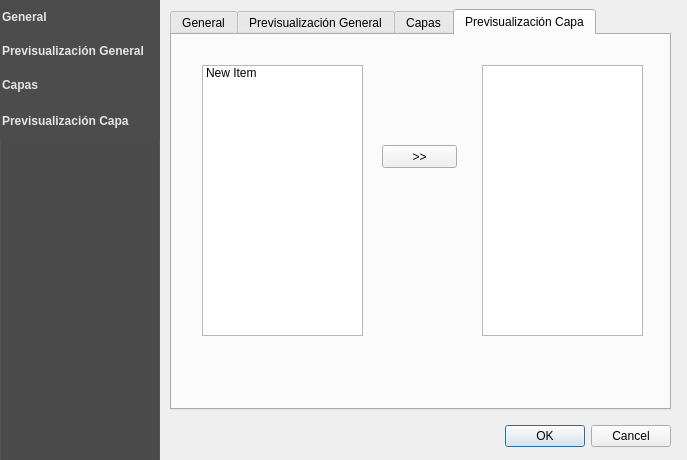
<?xml version="1.0" encoding="UTF-8"?>
<ui version="4.0">
 <class>QgsMapfileExportDialogBase</class>
 <widget class="QDialog" name="QgsMapfileExportDialogBase">
  <property name="geometry">
   <rect>
    <x>0</x>
    <y>0</y>
    <width>687</width>
    <height>460</height>
   </rect>
  </property>
  <property name="minimumSize">
   <size>
    <width>686</width>
    <height>460</height>
   </size>
  </property>
  <property name="maximumSize">
   <size>
    <width>687</width>
    <height>460</height>
   </size>
  </property>
  <property name="windowTitle">
   <string>Exportar capa de un archivo Mapfile</string>
  </property>
  <widget class="QTabWidget" name="tabWidget">
   <property name="geometry">
    <rect>
     <x>170</x>
     <y>9</y>
     <width>501</width>
     <height>401</height>
    </rect>
   </property>
   <property name="currentIndex">
    <number>3</number>
   </property>
   <widget class="QWidget" name="tab0">
    <attribute name="title">
     <string>General</string>
    </attribute>
    <widget class="QLabel" name="lblMapFilePath">
     <property name="geometry">
      <rect>
       <x>10</x>
       <y>10</y>
       <width>361</width>
       <height>20</height>
      </rect>
     </property>
     <property name="text">
      <string>Archivo mapfile con definición de una o varias capas (*.map, *.lay)</string>
     </property>
     <property name="buddy">
      <cstring>txtMapFilePath</cstring>
     </property>
    </widget>
    <widget class="QLineEdit" name="txtMapFilePath">
     <property name="geometry">
      <rect>
       <x>10</x>
       <y>30</y>
       <width>431</width>
       <height>20</height>
      </rect>
     </property>
     <property name="toolTip">
      <string>Nombre del archivo MAPFILE con definición de al menos un LAYER</string>
     </property>
     <property name="text">
      <string notr="true"/>
     </property>
    </widget>
    <widget class="QToolButton" name="btnChooseFile">
     <property name="geometry">
      <rect>
       <x>450</x>
       <y>30</y>
       <width>25</width>
       <height>19</height>
      </rect>
     </property>
     <property name="text">
      <string>...</string>
     </property>
    </widget>
    <widget class="QCheckBox" name="check_include">
     <property name="geometry">
      <rect>
       <x>10</x>
       <y>50</y>
       <width>201</width>
       <height>17</height>
      </rect>
     </property>
     <property name="text">
      <string>Archivo contiene directiva INCLUDE</string>
     </property>
     <property name="checked">
      <bool>true</bool>
     </property>
    </widget>
    <widget class="QGroupBox" name="groupShapePath">
     <property name="enabled">
      <bool>false</bool>
     </property>
     <property name="geometry">
      <rect>
       <x>10</x>
       <y>80</y>
       <width>471</width>
       <height>81</height>
      </rect>
     </property>
     <property name="title">
      <string>Carpeta que contiene archivos shapefiles, imágenes raster, etc (SHAPEPATH)</string>
     </property>
     <property name="flat">
      <bool>false</bool>
     </property>
     <widget class="QLabel" name="label_4">
      <property name="geometry">
       <rect>
        <x>20</x>
        <y>60</y>
        <width>351</width>
        <height>16</height>
       </rect>
      </property>
      <property name="font">
       <font>
        <italic>true</italic>
       </font>
      </property>
      <property name="text">
       <string>(Requerido si las capas tienen configurado DATA con rutas relativas)</string>
      </property>
     </widget>
     <widget class="QLabel" name="label_5">
      <property name="geometry">
       <rect>
        <x>10</x>
        <y>10</y>
        <width>381</width>
        <height>20</height>
       </rect>
      </property>
      <property name="text">
       <string/>
      </property>
      <property name="buddy">
       <cstring>txtMapfilePath</cstring>
      </property>
     </widget>
     <widget class="QToolButton" name="btnShapePath">
      <property name="geometry">
       <rect>
        <x>440</x>
        <y>30</y>
        <width>25</width>
        <height>19</height>
       </rect>
      </property>
      <property name="text">
       <string>...</string>
      </property>
     </widget>
     <widget class="QLineEdit" name="txtShapePath">
      <property name="geometry">
       <rect>
        <x>10</x>
        <y>30</y>
        <width>421</width>
        <height>20</height>
       </rect>
      </property>
      <property name="toolTip">
       <string>Nombre de la ruta a la carpeta que se alojan archivos shapefiles, etc. (SHAPEPATH)</string>
      </property>
      <property name="text">
       <string notr="true"/>
      </property>
     </widget>
    </widget>
    <widget class="QGroupBox" name="groupIconsetPath">
     <property name="enabled">
      <bool>false</bool>
     </property>
     <property name="geometry">
      <rect>
       <x>10</x>
       <y>310</y>
       <width>471</width>
       <height>61</height>
      </rect>
     </property>
     <property name="title">
      <string>Carpeta que contine iconos, svg, png, etc (ICONSET)</string>
     </property>
     <widget class="QLineEdit" name="txtIconsetPath">
      <property name="geometry">
       <rect>
        <x>10</x>
        <y>30</y>
        <width>421</width>
        <height>20</height>
       </rect>
      </property>
      <property name="toolTip">
       <string>Especificar el directorio donde se guardan los iconos (Opcional)</string>
      </property>
      <property name="text">
       <string notr="true"/>
      </property>
     </widget>
     <widget class="QToolButton" name="btnIconsetPath">
      <property name="geometry">
       <rect>
        <x>440</x>
        <y>30</y>
        <width>25</width>
        <height>19</height>
       </rect>
      </property>
      <property name="text">
       <string>...</string>
      </property>
     </widget>
    </widget>
    <widget class="QGroupBox" name="groupSymbolsetPath">
     <property name="enabled">
      <bool>false</bool>
     </property>
     <property name="geometry">
      <rect>
       <x>10</x>
       <y>170</y>
       <width>471</width>
       <height>61</height>
      </rect>
     </property>
     <property name="title">
      <string>Ruta al archivo con definición de símbolos (SYMBOLSET)</string>
     </property>
     <widget class="QLineEdit" name="txtSymbolsetPath">
      <property name="geometry">
       <rect>
        <x>10</x>
        <y>30</y>
        <width>421</width>
        <height>20</height>
       </rect>
      </property>
      <property name="toolTip">
       <string>Especificar la ruta al archivo SYMBOLSET (No se recomienda que se encuentre dentro del mapfile) (Requerido)</string>
      </property>
      <property name="text">
       <string notr="true"/>
      </property>
     </widget>
     <widget class="QToolButton" name="btnSymbolsetPath">
      <property name="geometry">
       <rect>
        <x>440</x>
        <y>30</y>
        <width>25</width>
        <height>19</height>
       </rect>
      </property>
      <property name="text">
       <string>...</string>
      </property>
     </widget>
    </widget>
    <widget class="QGroupBox" name="groupFontsetPath">
     <property name="enabled">
      <bool>false</bool>
     </property>
     <property name="geometry">
      <rect>
       <x>10</x>
       <y>240</y>
       <width>471</width>
       <height>61</height>
      </rect>
     </property>
     <property name="title">
      <string>Ruta al archivo con fuentes (FONTSET)</string>
     </property>
     <widget class="QLineEdit" name="txtFontsetPath">
      <property name="geometry">
       <rect>
        <x>10</x>
        <y>30</y>
        <width>421</width>
        <height>20</height>
       </rect>
      </property>
      <property name="toolTip">
       <string>Especificar la ruta al archivo FONTSET (requerido para etiquetas y marcadores por fuentes)</string>
      </property>
      <property name="text">
       <string notr="true"/>
      </property>
     </widget>
     <widget class="QToolButton" name="btnFontsetPath">
      <property name="geometry">
       <rect>
        <x>440</x>
        <y>30</y>
        <width>25</width>
        <height>19</height>
       </rect>
      </property>
      <property name="text">
       <string>...</string>
      </property>
     </widget>
    </widget>
   </widget>
   <widget class="QWidget" name="tab1">
    <attribute name="title">
     <string>Previsualización General</string>
    </attribute>
    <widget class="QPlainTextEdit" name="txt_mapfile_general">
     <property name="geometry">
      <rect>
       <x>10</x>
       <y>10</y>
       <width>471</width>
       <height>331</height>
      </rect>
     </property>
    </widget>
   </widget>
   <widget class="QWidget" name="tab2">
    <attribute name="title">
     <string>Capas</string>
    </attribute>
    <widget class="QComboBox" name="cb_layers">
     <property name="geometry">
      <rect>
       <x>170</x>
       <y>20</y>
       <width>301</width>
       <height>22</height>
      </rect>
     </property>
    </widget>
    <widget class="QLabel" name="label">
     <property name="geometry">
      <rect>
       <x>20</x>
       <y>20</y>
       <width>131</width>
       <height>16</height>
      </rect>
     </property>
     <property name="text">
      <string>Propiedades de la capa:</string>
     </property>
    </widget>
    <widget class="QLabel" name="label_2">
     <property name="geometry">
      <rect>
       <x>20</x>
       <y>80</y>
       <width>46</width>
       <height>13</height>
      </rect>
     </property>
     <property name="text">
      <string>Título:</string>
     </property>
    </widget>
    <widget class="QLabel" name="label_3">
     <property name="geometry">
      <rect>
       <x>20</x>
       <y>110</y>
       <width>46</width>
       <height>13</height>
      </rect>
     </property>
     <property name="text">
      <string>Categoría</string>
     </property>
    </widget>
    <widget class="QLineEdit" name="title_">
     <property name="geometry">
      <rect>
       <x>170</x>
       <y>80</y>
       <width>301</width>
       <height>20</height>
      </rect>
     </property>
    </widget>
    <widget class="QLineEdit" name="category_">
     <property name="geometry">
      <rect>
       <x>170</x>
       <y>110</y>
       <width>301</width>
       <height>20</height>
      </rect>
     </property>
    </widget>
    <widget class="QLineEdit" name="result_fields">
     <property name="enabled">
      <bool>false</bool>
     </property>
     <property name="geometry">
      <rect>
       <x>30</x>
       <y>240</y>
       <width>441</width>
       <height>20</height>
      </rect>
     </property>
    </widget>
    <widget class="QCheckBox" name="visible_">
     <property name="geometry">
      <rect>
       <x>20</x>
       <y>50</y>
       <width>70</width>
       <height>17</height>
      </rect>
     </property>
     <property name="text">
      <string>Visible</string>
     </property>
     <property name="checked">
      <bool>true</bool>
     </property>
    </widget>
    <widget class="QGroupBox" name="querylable_">
     <property name="geometry">
      <rect>
       <x>20</x>
       <y>150</y>
       <width>461</width>
       <height>56</height>
      </rect>
     </property>
     <property name="title">
      <string>Consultable</string>
     </property>
     <property name="checkable">
      <bool>true</bool>
     </property>
     <widget class="QgsDoubleSpinBox" name="tolerance_">
      <property name="geometry">
       <rect>
        <x>308</x>
        <y>23</y>
        <width>141</width>
        <height>23</height>
       </rect>
      </property>
      <property name="decimals">
       <number>4</number>
      </property>
      <property name="singleStep">
       <double>0.001000000000000</double>
      </property>
      <property name="value">
       <double>0.001000000000000</double>
      </property>
     </widget>
     <widget class="QLabel" name="label_7">
      <property name="geometry">
       <rect>
        <x>30</x>
        <y>20</y>
        <width>91</width>
        <height>16</height>
       </rect>
      </property>
      <property name="text">
       <string>Tolerancia</string>
      </property>
     </widget>
     <widget class="QComboBox" name="tolerance_unit">
      <property name="geometry">
       <rect>
        <x>147</x>
        <y>24</y>
        <width>141</width>
        <height>20</height>
       </rect>
      </property>
     </widget>
    </widget>
    <widget class="QLabel" name="label_8">
     <property name="enabled">
      <bool>false</bool>
     </property>
     <property name="geometry">
      <rect>
       <x>30</x>
       <y>220</y>
       <width>151</width>
       <height>16</height>
      </rect>
     </property>
     <property name="text">
      <string>Campos a mostrar en consultas</string>
     </property>
    </widget>
    <widget class="QLineEdit" name="result_headers">
     <property name="enabled">
      <bool>false</bool>
     </property>
     <property name="geometry">
      <rect>
       <x>30</x>
       <y>290</y>
       <width>441</width>
       <height>20</height>
      </rect>
     </property>
    </widget>
    <widget class="QLabel" name="label_9">
     <property name="enabled">
      <bool>false</bool>
     </property>
     <property name="geometry">
      <rect>
       <x>30</x>
       <y>270</y>
       <width>161</width>
       <height>16</height>
      </rect>
     </property>
     <property name="text">
      <string>Títulos de los campos a mostrar</string>
     </property>
    </widget>
    <widget class="QLineEdit" name="result_hyperlink">
     <property name="enabled">
      <bool>false</bool>
     </property>
     <property name="geometry">
      <rect>
       <x>30</x>
       <y>340</y>
       <width>441</width>
       <height>20</height>
      </rect>
     </property>
    </widget>
    <widget class="QLabel" name="label_10">
     <property name="enabled">
      <bool>false</bool>
     </property>
     <property name="geometry">
      <rect>
       <x>30</x>
       <y>320</y>
       <width>161</width>
       <height>16</height>
      </rect>
     </property>
     <property name="text">
      <string>Campo con enlace</string>
     </property>
    </widget>
   </widget>
   <widget class="QWidget" name="tab3">
    <attribute name="title">
     <string>Previsualización Capa</string>
    </attribute>
    <widget class="QListWidget" name="listWidget">
     <property name="geometry">
      <rect>
       <x>30</x>
       <y>30</y>
       <width>161</width>
       <height>271</height>
      </rect>
     </property>
     <item>
      <property name="text">
       <string>New Item</string>
      </property>
     </item>
    </widget>
    <widget class="QListWidget" name="listWidget_2">
     <property name="geometry">
      <rect>
       <x>310</x>
       <y>30</y>
       <width>161</width>
       <height>271</height>
      </rect>
     </property>
    </widget>
    <widget class="QPushButton" name="pushButton">
     <property name="geometry">
      <rect>
       <x>210</x>
       <y>110</y>
       <width>75</width>
       <height>23</height>
      </rect>
     </property>
     <property name="text">
      <string>&gt;&gt;</string>
     </property>
    </widget>
   </widget>
  </widget>
  <widget class="QGroupBox" name="groupBox">
   <property name="geometry">
    <rect>
     <x>-1</x>
     <y>-10</y>
     <width>161</width>
     <height>511</height>
    </rect>
   </property>
   <property name="styleSheet">
    <string notr="true">background-color: rgb(76, 76, 76);</string>
   </property>
   <property name="title">
    <string/>
   </property>
   <property name="flat">
    <bool>true</bool>
   </property>
   <widget class="QTableWidget" name="tableWidget">
    <property name="geometry">
     <rect>
      <x>0</x>
      <y>10</y>
      <width>161</width>
      <height>141</height>
     </rect>
    </property>
    <property name="font">
     <font>
      <weight>75</weight>
      <bold>true</bold>
     </font>
    </property>
    <property name="styleSheet">
     <string notr="true">color: rgb(227, 227, 227);
background-color: rgb(76, 76, 76);
selection-background-color: rgb(207, 207, 207);
selection-color: rgb(50, 50, 50);
</string>
    </property>
    <property name="frameShape">
     <enum>QFrame::Box</enum>
    </property>
    <property name="lineWidth">
     <number>0</number>
    </property>
    <property name="autoScroll">
     <bool>false</bool>
    </property>
    <property name="editTriggers">
     <set>QAbstractItemView::NoEditTriggers</set>
    </property>
    <property name="selectionMode">
     <enum>QAbstractItemView::SingleSelection</enum>
    </property>
    <property name="showGrid">
     <bool>false</bool>
    </property>
    <property name="gridStyle">
     <enum>Qt::NoPen</enum>
    </property>
    <property name="rowCount">
     <number>4</number>
    </property>
    <attribute name="horizontalHeaderVisible">
     <bool>false</bool>
    </attribute>
    <attribute name="horizontalHeaderStretchLastSection">
     <bool>true</bool>
    </attribute>
    <attribute name="verticalHeaderVisible">
     <bool>false</bool>
    </attribute>
    <attribute name="verticalHeaderDefaultSectionSize">
     <number>34</number>
    </attribute>
    <attribute name="verticalHeaderMinimumSectionSize">
     <number>34</number>
    </attribute>
    <attribute name="verticalHeaderStretchLastSection">
     <bool>true</bool>
    </attribute>
    <row>
     <property name="text">
      <string>0</string>
     </property>
    </row>
    <row>
     <property name="text">
      <string>1</string>
     </property>
    </row>
    <row>
     <property name="text">
      <string>2</string>
     </property>
    </row>
    <row>
     <property name="text">
      <string>3</string>
     </property>
    </row>
    <column>
     <property name="text">
      <string>menu</string>
     </property>
    </column>
    <item row="0" column="0">
     <property name="text">
      <string>General</string>
     </property>
    </item>
    <item row="1" column="0">
     <property name="text">
      <string>Previsualización General</string>
     </property>
    </item>
    <item row="2" column="0">
     <property name="text">
      <string>Capas</string>
     </property>
    </item>
    <item row="3" column="0">
     <property name="text">
      <string>Previsualización Capa</string>
     </property>
    </item>
   </widget>
  </widget>
  <widget class="QDialogButtonBox" name="button_box">
   <property name="geometry">
    <rect>
     <x>440</x>
     <y>420</y>
     <width>231</width>
     <height>32</height>
    </rect>
   </property>
   <property name="orientation">
    <enum>Qt::Horizontal</enum>
   </property>
   <property name="standardButtons">
    <set>QDialogButtonBox::Cancel|QDialogButtonBox::Ok</set>
   </property>
  </widget>
 </widget>
 <customwidgets>
  <customwidget>
   <class>QgsDoubleSpinBox</class>
   <extends>QDoubleSpinBox</extends>
   <header>qgsdoublespinbox.h</header>
  </customwidget>
 </customwidgets>
 <resources/>
 <connections>
  <connection>
   <sender>button_box</sender>
   <signal>accepted()</signal>
   <receiver>QgsMapfileExportDialogBase</receiver>
   <slot>accept()</slot>
   <hints>
    <hint type="sourcelabel">
     <x>440</x>
     <y>420</y>
    </hint>
    <hint type="destinationlabel">
     <x>20</x>
     <y>20</y>
    </hint>
   </hints>
  </connection>
  <connection>
   <sender>button_box</sender>
   <signal>rejected()</signal>
   <receiver>QgsMapfileExportDialogBase</receiver>
   <slot>reject()</slot>
   <hints>
    <hint type="sourcelabel">
     <x>440</x>
     <y>420</y>
    </hint>
    <hint type="destinationlabel">
     <x>20</x>
     <y>20</y>
    </hint>
   </hints>
  </connection>
  <connection>
   <sender>tableWidget</sender>
   <signal>cellClicked(int,int)</signal>
   <receiver>tabWidget</receiver>
   <slot>setCurrentIndex(int)</slot>
   <hints>
    <hint type="sourcelabel">
     <x>39</x>
     <y>15</y>
    </hint>
    <hint type="destinationlabel">
     <x>252</x>
     <y>35</y>
    </hint>
   </hints>
  </connection>
 </connections>
</ui>
